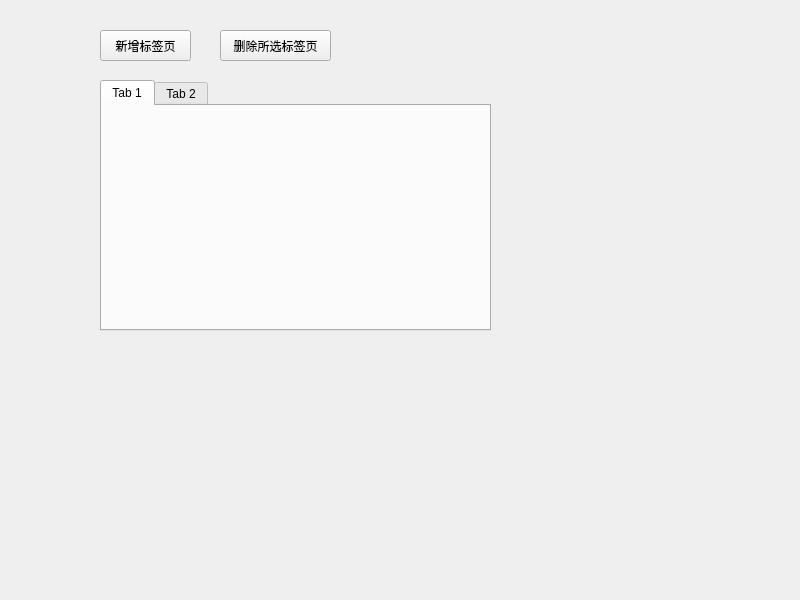
<?xml version="1.0" encoding="UTF-8"?>
<ui version="4.0">
 <class>Widget</class>
 <widget class="QWidget" name="Widget">
  <property name="geometry">
   <rect>
    <x>0</x>
    <y>0</y>
    <width>800</width>
    <height>600</height>
   </rect>
  </property>
  <property name="windowTitle">
   <string>Widget</string>
  </property>
  <widget class="QTabWidget" name="tabWidget">
   <property name="geometry">
    <rect>
     <x>100</x>
     <y>80</y>
     <width>391</width>
     <height>251</height>
    </rect>
   </property>
   <widget class="QWidget" name="tab">
    <attribute name="title">
     <string>Tab 1</string>
    </attribute>
   </widget>
   <widget class="QWidget" name="tab_2">
    <attribute name="title">
     <string>Tab 2</string>
    </attribute>
   </widget>
  </widget>
  <widget class="QPushButton" name="pushButton">
   <property name="geometry">
    <rect>
     <x>100</x>
     <y>30</y>
     <width>91</width>
     <height>31</height>
    </rect>
   </property>
   <property name="text">
    <string>新增标签页</string>
   </property>
  </widget>
  <widget class="QPushButton" name="pushButton_2">
   <property name="geometry">
    <rect>
     <x>220</x>
     <y>30</y>
     <width>111</width>
     <height>31</height>
    </rect>
   </property>
   <property name="text">
    <string>删除所选标签页</string>
   </property>
  </widget>
 </widget>
 <resources/>
 <connections/>
</ui>
